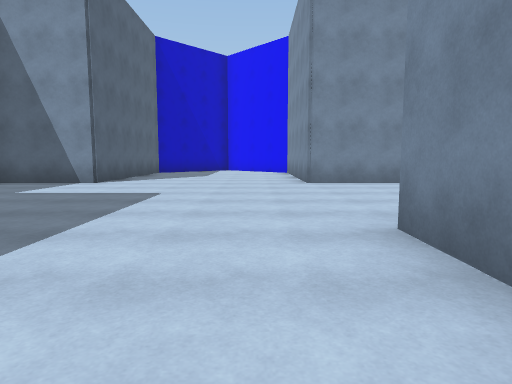
View 1 (above)

16 first-person views from a walk through a scene from a Unity 3-D project. The camera is 1.2 m above the floor, tilts 6° down and sees 75° across. The floor is counted in squares, 2 m on a side. Each view is taken from the middle of a square. On the plan, view 1 faces up. The plan holds only what a view shows up to about 10 squares ahead; the rest is blank. The place goes on beyond the plan. The player is left out. Some animated figures are left out.

View 2
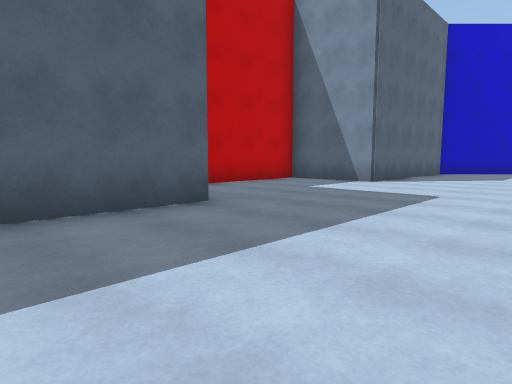

View 3
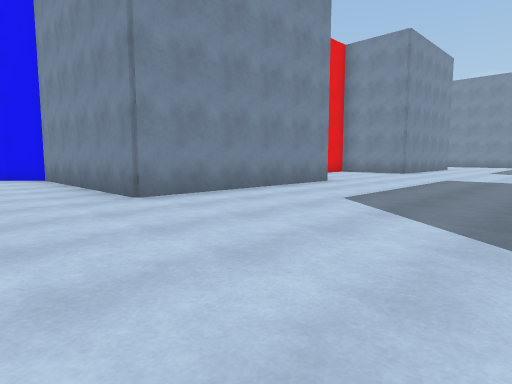

View 4
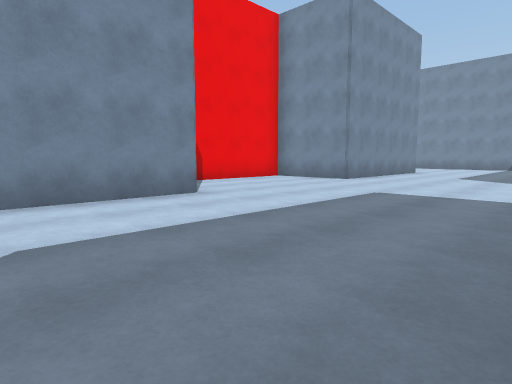

View 5
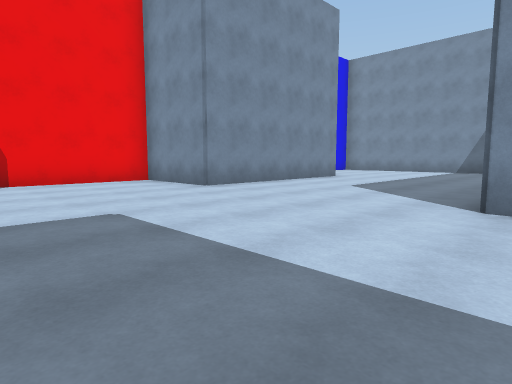

View 6
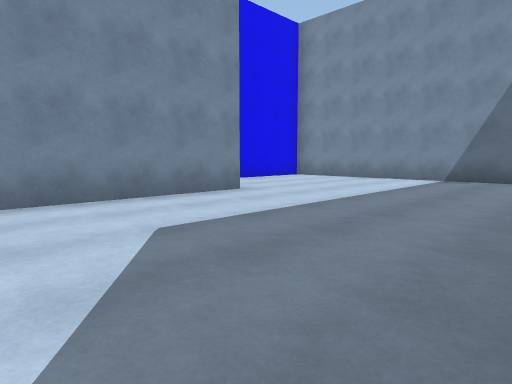

View 7
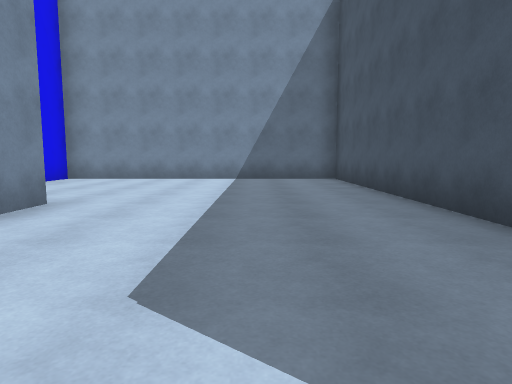

View 8
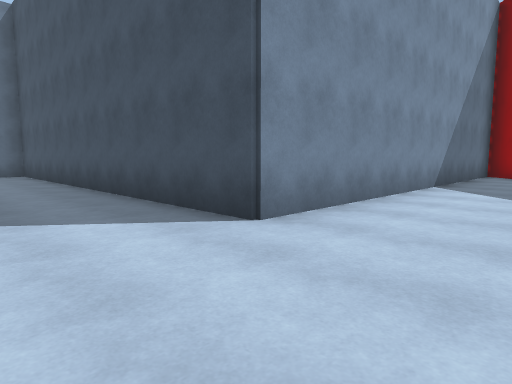

View 9
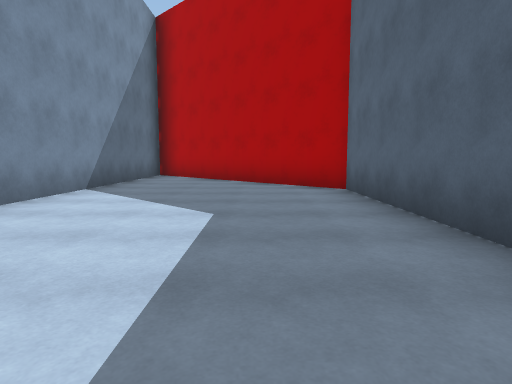

View 10
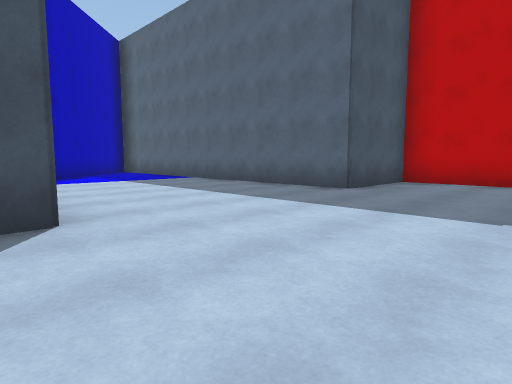

View 11
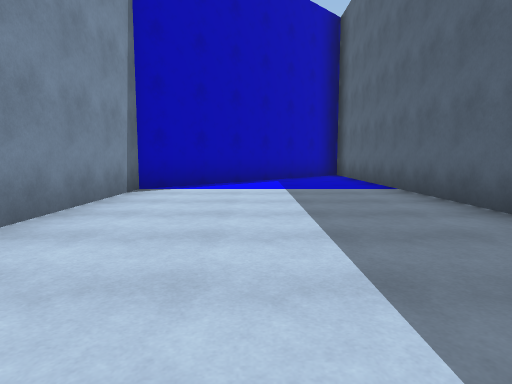

View 12
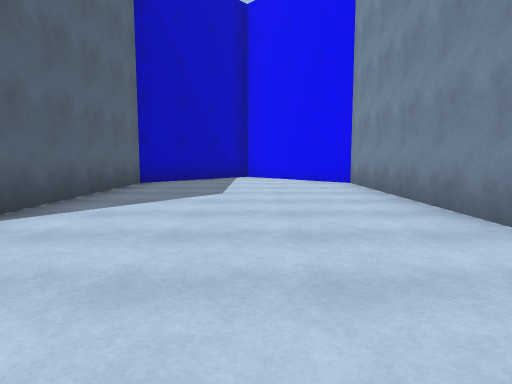

View 13
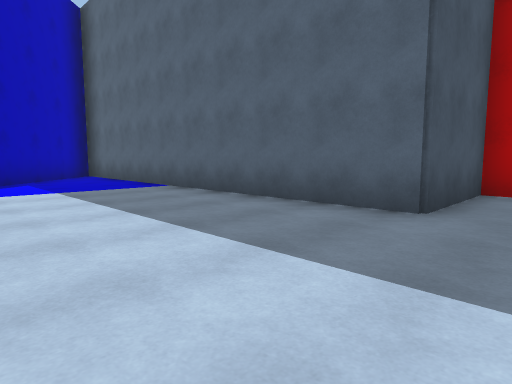

View 14
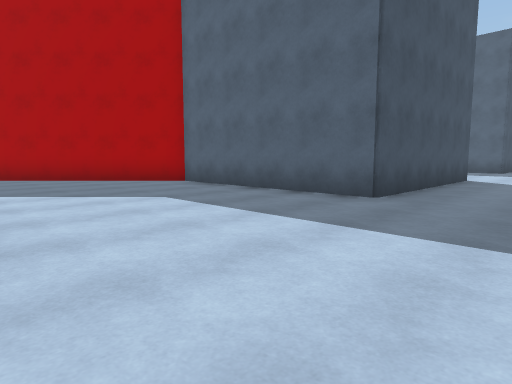

View 15
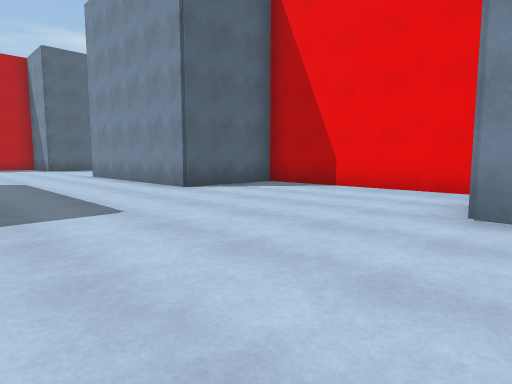

View 16
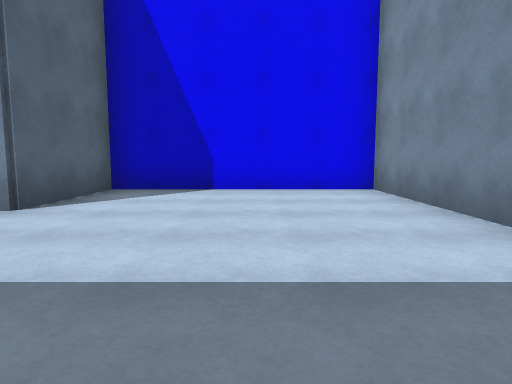

### Floor plan
Points are (right, up) in squares from view 1. A wall is a line through its corners. A room is listed if a view was taken in it or the views show most of it. See-through windows are left out.
Room 1 (views 1, 2, 3, 4, 5, 6, 7, 8, 9, 10, 11, 12, 13, 14, 15, 16)
walls: (-3.4, -6.8) (1.2, -2.2) (1.2, 2.8) (6.3, 2.8) (6.3, -2.2) (11.2, -7.1) (11.2, 2.8) (21.2, 2.8) (21.2, 10.2) (16.3, 10.2) (16.3, 7.7) (11.2, 7.7) (11.2, 10.2) (6.3, 10.2) (6.3, 7.7) (1.2, 7.7) (1.2, 12.7) (-1.2, 15.2) (-3.7, 12.7) (-3.7, 7.7) (-6.2, 7.7) (-6.2, 2.8) (-3.7, 2.8) (-3.7, -6.6)

Positions as (right, up) in squares from view 1, and headings:
1: (0, 0), facing up
2: (0, 0), facing up-left
3: (-1, 3), facing up-right
4: (3, 3), facing up-right
5: (7, 2), facing up-right
6: (12, 3), facing up-right
7: (12, 5), facing right
8: (9, 5), facing down-right
9: (8, 4), facing down
10: (2, 6), facing down-left
11: (-1, 4), facing down
12: (-1, 5), facing up
13: (0, 4), facing down-left
14: (11, 5), facing down-left
15: (12, 4), facing up-left
16: (19, 4), facing up
